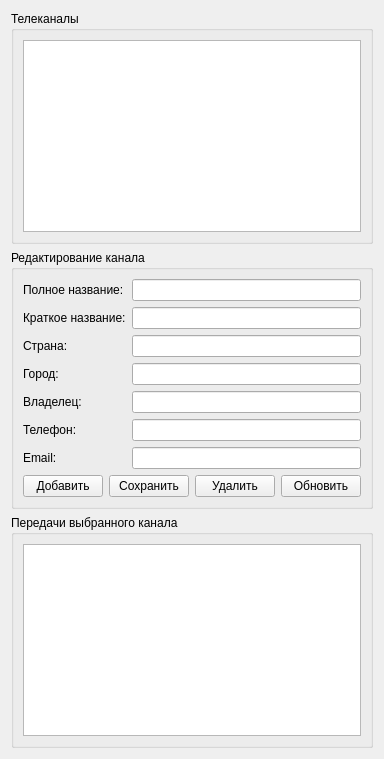
<?xml version="1.0" encoding="UTF-8"?>
<ui version="4.0">
 <class>AdminTab</class>
 <widget class="QWidget" name="AdminTab">
  <layout class="QVBoxLayout" name="verticalLayout">
   <item>
    <widget class="QGroupBox" name="groupBoxChannels">
     <property name="title">
      <string>Телеканалы</string>
     </property>
     <layout class="QVBoxLayout" name="verticalLayout_2">
      <item>
       <widget class="QTableWidget" name="tableChannels"/>
      </item>
     </layout>
    </widget>
   </item>
   <item>
    <widget class="QGroupBox" name="groupBoxEdit">
     <property name="title">
      <string>Редактирование канала</string>
     </property>
     <layout class="QGridLayout" name="gridLayout">
      <item row="0" column="0">
       <widget class="QLabel" name="labelFullName">
        <property name="text">
         <string>Полное название:</string>
        </property>
       </widget>
      </item>
      <item row="0" column="1">
       <widget class="QLineEdit" name="leFullName"/>
      </item>
      <item row="1" column="0">
       <widget class="QLabel" name="labelShortName">
        <property name="text">
         <string>Краткое название:</string>
        </property>
       </widget>
      </item>
      <item row="1" column="1">
       <widget class="QLineEdit" name="leShortName"/>
      </item>
      <item row="2" column="0">
       <widget class="QLabel" name="labelCountry">
        <property name="text">
         <string>Страна:</string>
        </property>
       </widget>
      </item>
      <item row="2" column="1">
       <widget class="QLineEdit" name="leCountry"/>
      </item>
      <item row="3" column="0">
       <widget class="QLabel" name="labelCity">
        <property name="text">
         <string>Город:</string>
        </property>
       </widget>
      </item>
      <item row="3" column="1">
       <widget class="QLineEdit" name="leCity"/>
      </item>
      <item row="4" column="0">
       <widget class="QLabel" name="labelOwner">
        <property name="text">
         <string>Владелец:</string>
        </property>
       </widget>
      </item>
      <item row="4" column="1">
       <widget class="QLineEdit" name="leOwner"/>
      </item>
      <item row="5" column="0">
       <widget class="QLabel" name="labelPhone">
        <property name="text">
         <string>Телефон:</string>
        </property>
       </widget>
      </item>
      <item row="5" column="1">
       <widget class="QLineEdit" name="lePhone"/>
      </item>
      <item row="6" column="0">
       <widget class="QLabel" name="labelEmail">
        <property name="text">
         <string>Email:</string>
        </property>
       </widget>
      </item>
      <item row="6" column="1">
       <widget class="QLineEdit" name="leEmail"/>
      </item>
      <item row="7" column="0" colspan="2">
       <layout class="QHBoxLayout" name="horizontalLayout">
        <item>
         <widget class="QPushButton" name="btnAdd">
          <property name="text">
           <string>Добавить</string>
          </property>
         </widget>
        </item>
        <item>
         <widget class="QPushButton" name="btnSave">
          <property name="text">
           <string>Сохранить</string>
          </property>
         </widget>
        </item>
        <item>
         <widget class="QPushButton" name="btnDelete">
          <property name="text">
           <string>Удалить</string>
          </property>
         </widget>
        </item>
        <item>
         <widget class="QPushButton" name="btnRefresh">
          <property name="text">
           <string>Обновить</string>
          </property>
         </widget>
        </item>
       </layout>
      </item>
     </layout>
    </widget>
   </item>
   <item>
    <widget class="QGroupBox" name="groupBoxBroadcasts">
     <property name="title">
      <string>Передачи выбранного канала</string>
     </property>
     <layout class="QVBoxLayout" name="verticalLayout_3">
      <item>
       <widget class="QTableWidget" name="tableBroadcasts"/>
      </item>
     </layout>
    </widget>
   </item>
  </layout>
 </widget>
 <resources/>
 <connections/>
</ui>
